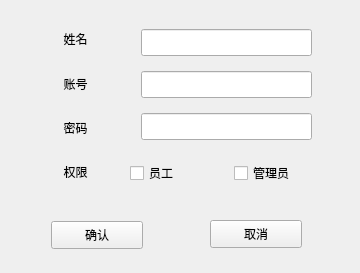
<?xml version="1.0" encoding="UTF-8"?>
<ui version="4.0">
 <class>addUser</class>
 <widget class="QWidget" name="addUser">
  <property name="geometry">
   <rect>
    <x>0</x>
    <y>0</y>
    <width>360</width>
    <height>273</height>
   </rect>
  </property>
  <property name="windowTitle">
   <string>添加</string>
  </property>
  <widget class="QPushButton" name="btn_add">
   <property name="geometry">
    <rect>
     <x>51</x>
     <y>221</y>
     <width>92</width>
     <height>28</height>
    </rect>
   </property>
   <property name="text">
    <string>确认</string>
   </property>
  </widget>
  <widget class="QPushButton" name="btn_exit">
   <property name="geometry">
    <rect>
     <x>210</x>
     <y>220</y>
     <width>92</width>
     <height>28</height>
    </rect>
   </property>
   <property name="text">
    <string>取消</string>
   </property>
  </widget>
  <widget class="QLineEdit" name="line_name">
   <property name="geometry">
    <rect>
     <x>141</x>
     <y>29</y>
     <width>171</width>
     <height>27</height>
    </rect>
   </property>
  </widget>
  <widget class="QLineEdit" name="line_id">
   <property name="geometry">
    <rect>
     <x>141</x>
     <y>71</y>
     <width>171</width>
     <height>27</height>
    </rect>
   </property>
  </widget>
  <widget class="QLineEdit" name="line_password">
   <property name="geometry">
    <rect>
     <x>141</x>
     <y>113</y>
     <width>171</width>
     <height>27</height>
    </rect>
   </property>
  </widget>
  <widget class="QWidget" name="layoutWidget">
   <property name="geometry">
    <rect>
     <x>40</x>
     <y>20</y>
     <width>71</width>
     <height>171</height>
    </rect>
   </property>
   <layout class="QVBoxLayout" name="verticalLayout_2">
    <item>
     <widget class="QLabel" name="label_2">
      <property name="text">
       <string>姓名</string>
      </property>
      <property name="alignment">
       <set>Qt::AlignCenter</set>
      </property>
     </widget>
    </item>
    <item>
     <widget class="QLabel" name="label">
      <property name="text">
       <string>账号</string>
      </property>
      <property name="alignment">
       <set>Qt::AlignCenter</set>
      </property>
     </widget>
    </item>
    <item>
     <widget class="QLabel" name="label_3">
      <property name="text">
       <string>密码</string>
      </property>
      <property name="alignment">
       <set>Qt::AlignCenter</set>
      </property>
     </widget>
    </item>
    <item>
     <widget class="QLabel" name="label_4">
      <property name="text">
       <string>权限</string>
      </property>
      <property name="alignment">
       <set>Qt::AlignCenter</set>
      </property>
     </widget>
    </item>
   </layout>
  </widget>
  <widget class="QWidget" name="layoutWidget">
   <property name="geometry">
    <rect>
     <x>130</x>
     <y>160</y>
     <width>201</width>
     <height>27</height>
    </rect>
   </property>
   <layout class="QHBoxLayout" name="horizontalLayout">
    <item>
     <widget class="QCheckBox" name="check_worker">
      <property name="text">
       <string>员工</string>
      </property>
     </widget>
    </item>
    <item>
     <widget class="QCheckBox" name="check_boss">
      <property name="text">
       <string>管理员</string>
      </property>
     </widget>
    </item>
   </layout>
  </widget>
 </widget>
 <resources/>
 <connections/>
</ui>
